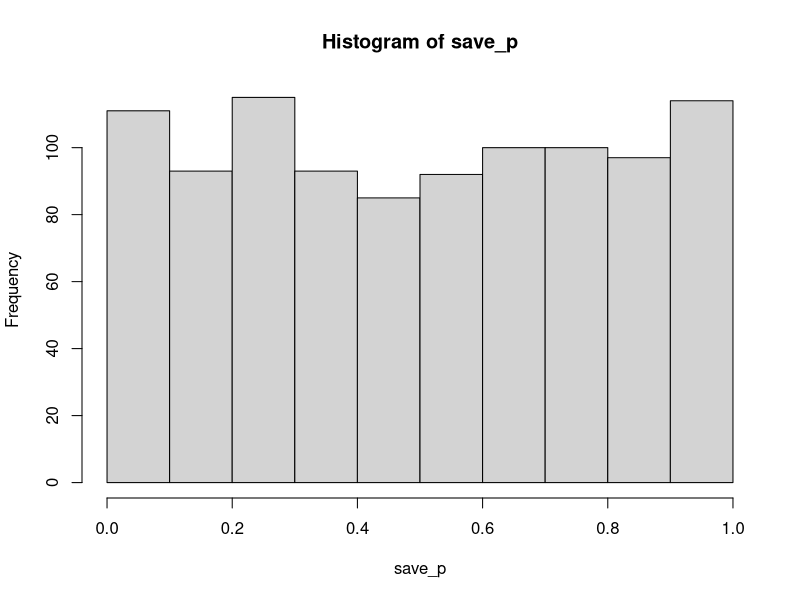
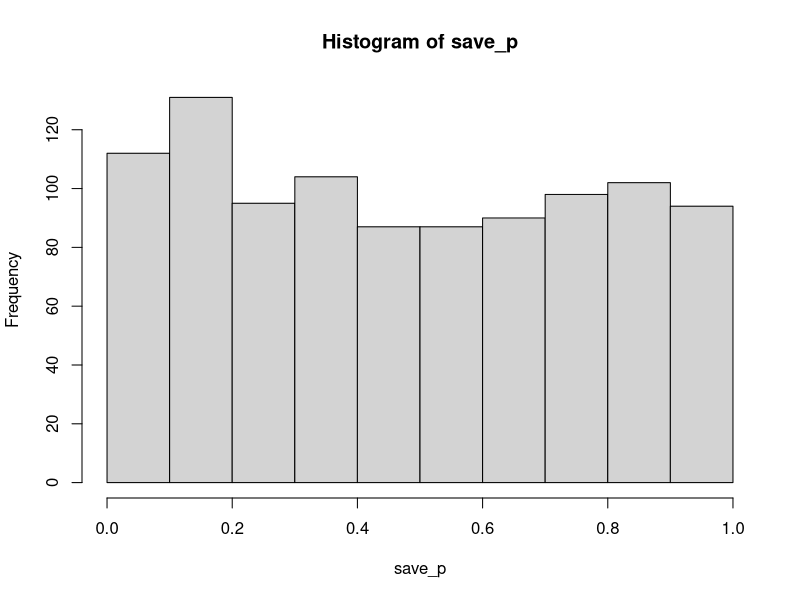
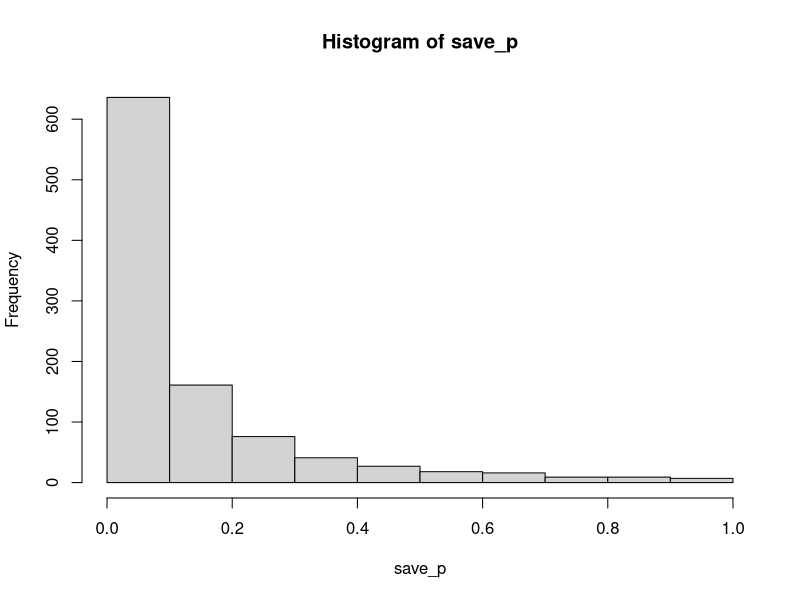
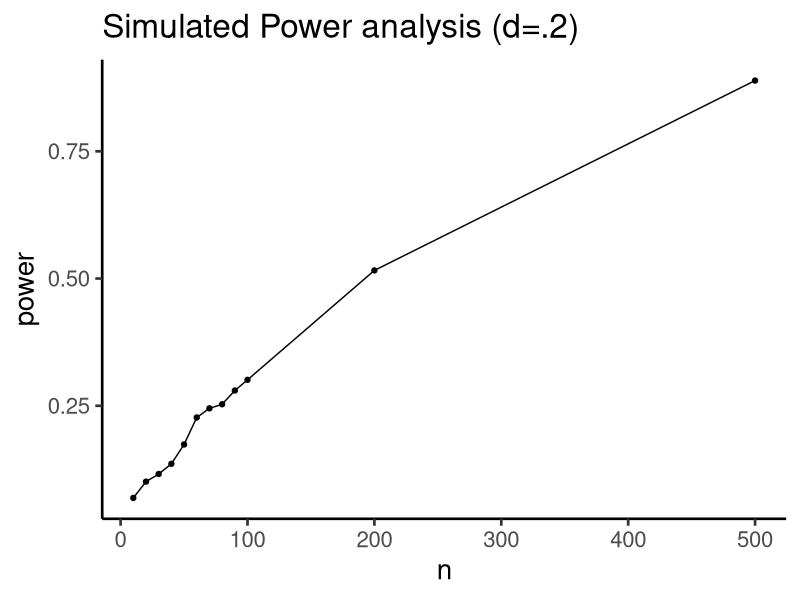
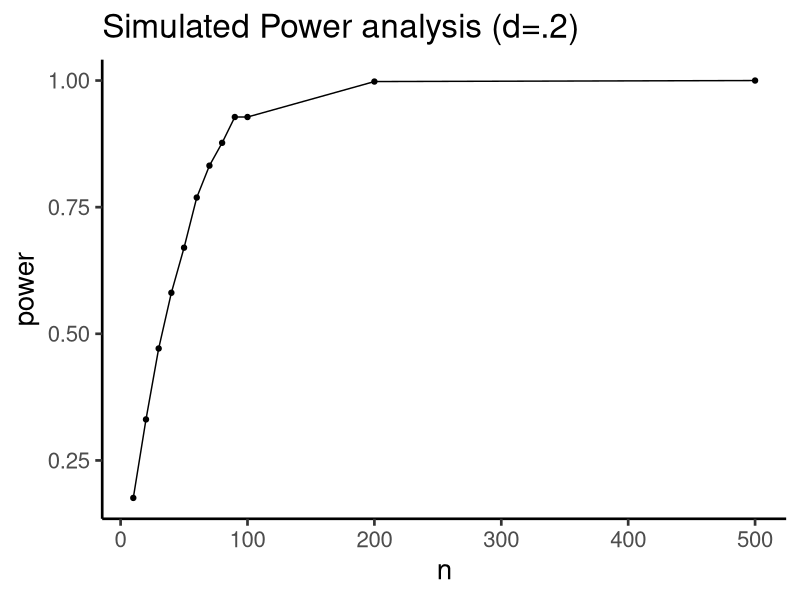
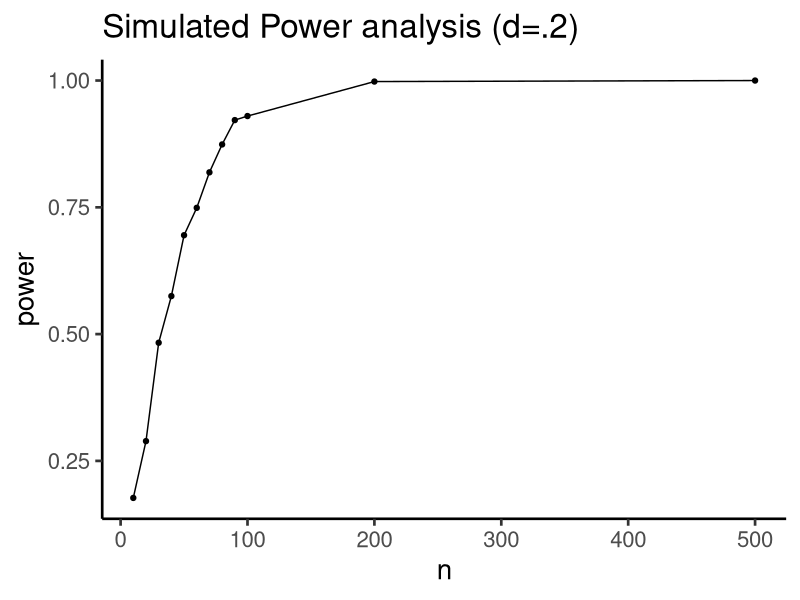

Recreate these plots in R, in order.
## ---- chunk 1
knitr::opts_chunk$set(echo = TRUE)
## ---- chunk 2
n <- 10
sim_sd <- 50
mean_A <- 100
mean_B <- 100
A <- rnorm(n,mean_A,sim_sd)
B <- rnorm(n,mean_B,sim_sd)
t.test(A,B, paired=T)

# find cohen's d
differences <- A-B
mean_differences <- mean(differences)
sd_differences <- sd(differences)
cohens_d <- abs(mean_differences)/sd_differences
cohens_d

## ---- chunk 3
n <- 10
sim_sd <- 50
mean_A <- 100
mean_B <- 100

num_to_sim <- 1000
save_p <- c()
for(i in 1:num_to_sim){
  A <- rnorm(n,mean_A,sim_sd)
  B <- rnorm(n,mean_B,sim_sd)
  save_p[i] <- t.test(A,B, paired=T)$p.value
}

# plot histogram of p-values
hist(save_p)

# find proportion of ps less than alpha
length(save_p[save_p<.05])/num_to_sim

## ---- chunk 4
n <- 10
sim_sd <- 1
mean_A <- 0
mean_B <- 0.2

num_to_sim <- 1000
save_p <- c()
for(i in 1:num_to_sim){
  A <- rnorm(n,mean_A,sim_sd)
  B <- rnorm(n,mean_B,sim_sd)
  save_p[i] <- t.test(A,B, paired=T)$p.value
}

# plot histogram of p-values
hist(save_p)

# find proportion of ps less than alpha
power <- length(save_p[save_p<.05])/num_to_sim
power

## ---- chunk 5
n <- 10
sim_sd <- 1
mean_A <- 0
mean_B <- 1

num_to_sim <- 1000
save_p <- c()
for(i in 1:num_to_sim){
  A <- rnorm(n,mean_A,sim_sd)
  B <- rnorm(n,mean_B,sim_sd)
  save_p[i] <- t.test(A,B, paired=T)$p.value
}

# plot histogram of p-values
hist(save_p)

# find proportion of ps less than alpha
power <- length(save_p[save_p<.05])/num_to_sim
power

## ---- chunk 6
n <- c(10,20,30,40,50,60,70,80,90,100,200,500)
sim_sd <- 1
mean_A <- 0
mean_B <- 0.2
num_to_sim <- 1000

power<-c()
for(j in 1:length(n)){
  save_p <- c()
  for(i in 1:num_to_sim){
    A <- rnorm(n[j],mean_A,sim_sd)
    B <- rnorm(n[j],mean_B,sim_sd)
    save_p[i] <- t.test(A,B, paired=T)$p.value
  }
  power[j] <- length(save_p[save_p<.05])/num_to_sim
}

# results in table
sim_results <- data.frame(n,power)
knitr::kable(sim_results)

# results in plot
library(ggplot2)
ggplot(sim_results, aes(x=n,y=power))+
  geom_point()+
  geom_line()+
  theme_classic(base_size=20)+
  ggtitle("Simulated Power analysis (d=.2)")

## ---- chunk 7
n <- c(10,20,30,40,50,60,70,80,90,100,200,500)
sim_sd <- 1
mean_A <- 0
mean_B <- 0.5
num_to_sim <- 1000

power<-c()
for(j in 1:length(n)){
  save_p <- c()
  for(i in 1:num_to_sim){
    A <- rnorm(n[j],mean_A,sim_sd)
    B <- rnorm(n[j],mean_B,sim_sd)
    save_p[i] <- t.test(A,B, paired=T)$p.value
  }
  power[j] <- length(save_p[save_p<.05])/num_to_sim
}

# results in table
sim_results <- data.frame(n,power)
knitr::kable(sim_results)

# results in plot
library(ggplot2)
ggplot(sim_results, aes(x=n,y=power))+
  geom_point()+
  geom_line()+
  theme_classic(base_size=20)+
  ggtitle("Simulated Power analysis (d=.2)")

## ---- chunk 8
n <- c(10,20,30,40,50,60,70,80,90,100,200,500)
sim_sd <- 1
mean_A <- 0
mean_B <- 0.5
num_to_sim <- 1000

power<-c()
for(j in 1:length(n)){
  save_p <- c()
  for(i in 1:num_to_sim){
    A <- rnorm(n[j],mean_A,sim_sd)
    B <- rnorm(n[j],mean_B,sim_sd)
    save_p[i] <- t.test(A,B, paired=T)$p.value
  }
  power[j] <- length(save_p[save_p<.05])/num_to_sim
}

# results in table
sim_results <- data.frame(n,power)
knitr::kable(sim_results)

# results in plot
library(ggplot2)
ggplot(sim_results, aes(x=n,y=power))+
  geom_point()+
  geom_line()+
  theme_classic(base_size=20)+
  ggtitle("Simulated Power analysis (d=.2)")

